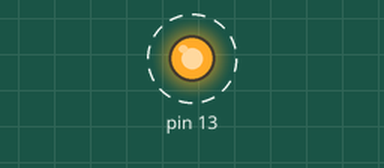
Simulated run of this sketch. Board: Arduino Uno, built with avr-gcc and run on an emulated ATmega328P. Parts: output pins drawn as LEDs (lit = HIGH). Dashed ring = blinking.

Above: at 0.07 s.
Timing chart, 0 to 3.0 s (numbered marks = the images above):
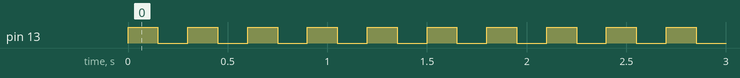

The sketch:

BLINK.ino
```cpp
void setup() {
  pinMode(13, OUTPUT);
}

void loop() {
  digitalWrite(13, HIGH);
  delay(150);
  digitalWrite(13, LOW);
  delay(150);
}
```

Measured:
- by itself, pin 13: alternates HIGH for 0.15 s and LOW for 0.15 s
